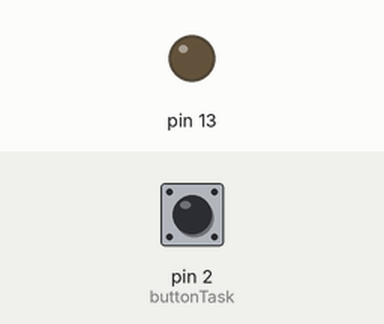
Simulated run of this program. Board: Arduino Nano, built with avr-gcc and run on an emulated ATmega328P. Parts: output pins drawn as LEDs (lit = HIGH). The inputs (shaded band) are chosen by the test bench; at power-on: pin 2 (buttonTask) HIGH.

Above: at 1.2 s.
1.3 s: pin 2 (buttonTask) pulled LOW for 0.15 s
At 2.5 s:
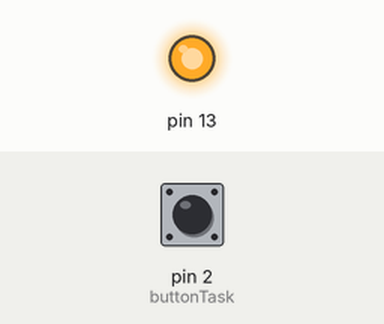
2.9 s: pin 2 (buttonTask) pulled LOW for 3.2 s
At 17.1 s:
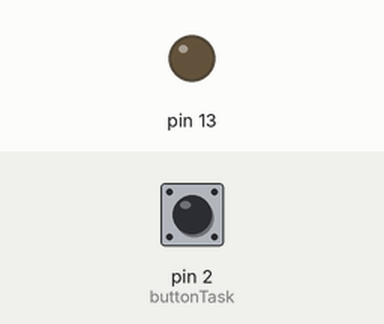
Timing chart, 0 to 17.8 s (numbered marks = the images above; inputs shaded):
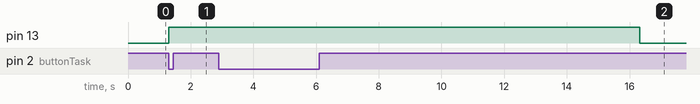

The program:

main.cpp
```cpp
#include <Arduino.h>
#include <Arduino_FreeRTOS.h>
#include <semphr.h>

SemaphoreHandle_t buttonSemaphore;

void buttonTask(void *pvParameters);
void ledTask(void *pvParameters);

void setup() {
  Serial.begin(9600);
  pinMode(2, INPUT_PULLUP);
  pinMode(13, OUTPUT);

  buttonSemaphore = xSemaphoreCreateBinary();

  xTaskCreate(buttonTask, "ButtonTask", 128, NULL, 1, NULL);
  xTaskCreate(ledTask, "LedTask", 128, NULL, 1, NULL);
}

void loop() {}

void buttonTask(void *pvParameters) {
  while (1) {
    if (digitalRead(2) == LOW) {
      xSemaphoreGive(buttonSemaphore);
      vTaskDelay(200);
    }
  }
}

void ledTask(void *pvParameters) {
  while (1) {
    if (xSemaphoreTake(buttonSemaphore, portMAX_DELAY) == pdTRUE) {
      digitalWrite(13, HIGH);
      vTaskDelay(500);
      digitalWrite(13, LOW);
    }
  }
}
```

Measured:
- after the input at 1.3 s, pin 13: LOW → HIGH at once
- after the input at 2.9 s, pin 13: HIGH → LOW after 13.4 s instead of 5.9 s
